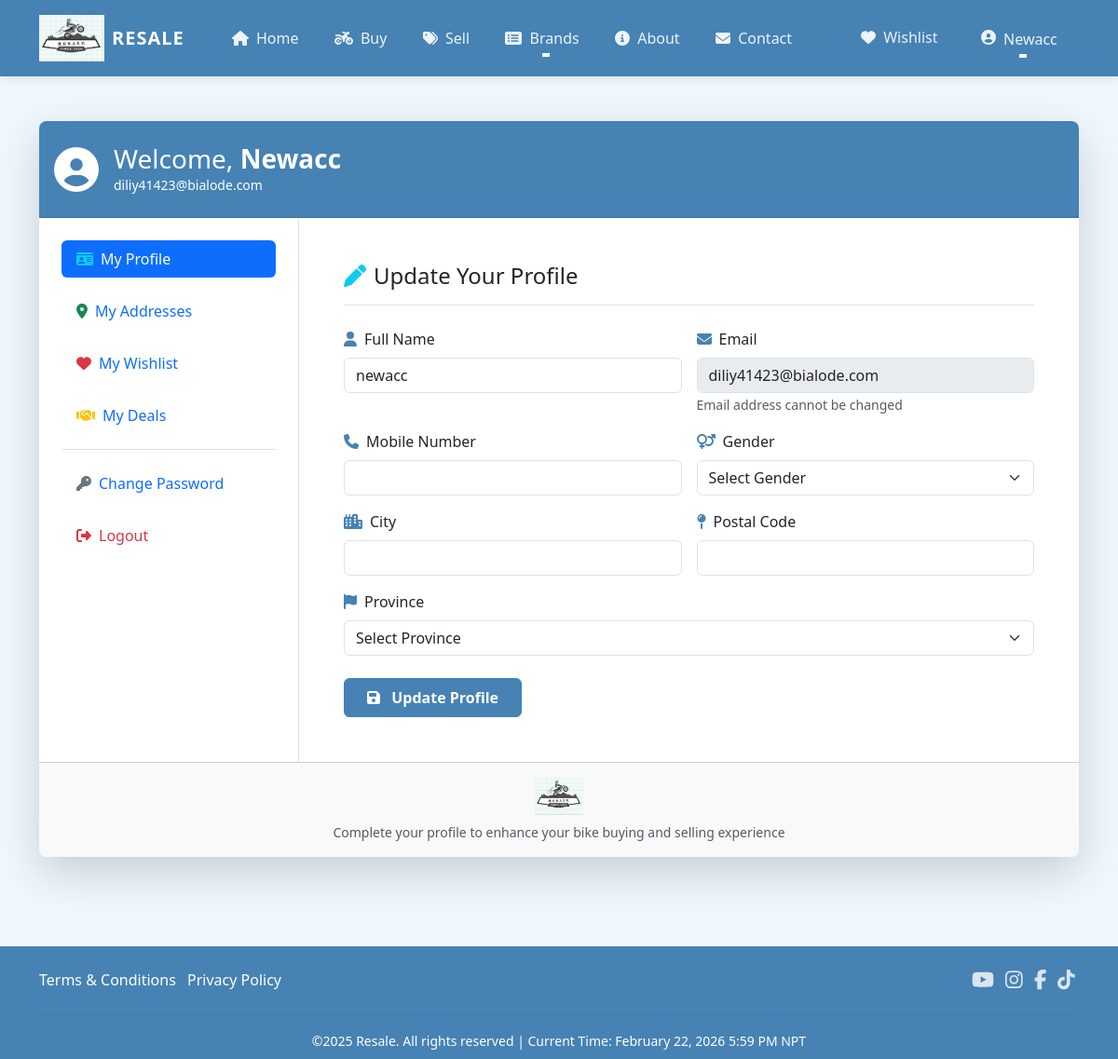
/profile/ (signed in), run on the app's committed database.
### proj/models.py (models this page shows, shortened)
class Customer(models.Model):
    user = models.ForeignKey(
        User,
        on_delete=models.CASCADE,
        related_name='customers'
    )
    name = models.CharField(
        max_length=200,
        verbose_name='Full Name'
    )
    gender = models.CharField(
        max_length=10,
        choices=GENDER_CHOICES,
        default='',
        verbose_name='Gender'
    )
    city = models.CharField(
        max_length=50,
        verbose_name='City'
    )
    state = models.CharField(
        choices=STATE_CHOICES,
        max_length=100,
        verbose_name='Province'
    )
    mobile = models.CharField(
        max_length=10,
        validators=[MinLengthValidator(10)],
        verbose_name='Mobile Number'
    )
    zipcode = models.CharField(
        max_length=10,
        verbose_name='Postal Code'
    )
    class Meta:
        verbose_name = 'Customer'
        verbose_name_plural = 'Customers'
        ordering = ['name']

### proj/views.py (the view, shortened to what this page needs)
# urls.py: path('profile/',views.ProfileView.as_view(),name='profile'),
@method_decorator(login_required, name='dispatch')
class ProfileView(View):
    def get(self, request):
        existing_profile = Customer.objects.filter(user=request.user).first()
        if existing_profile:
            form = CustomerProfileForm(instance=existing_profile)
            has_profile = True
        else:
            form = CustomerProfileForm(initial={
                'name': request.user.get_full_name() or request.user.username,
                'email': request.user.email
            })
            has_profile = False
        return render(request, 'proj/profile.html', {'form': form, 'has_profile': has_profile})

### proj/forms.py (shortened to what this page needs)
class CustomerProfileForm(forms.ModelForm):
    email = forms.EmailField(
        required=False,
        disabled=True,
        widget=forms.EmailInput(attrs={'class': 'form-control'})
    )
    class Meta:
        model = Customer
        fields = ['name', 'gender', 'city', 'state', 'mobile', 'zipcode']
        widgets = {
            'name': forms.TextInput(attrs={'class': 'form-control'}),
            'gender': forms.Select(attrs={'class': 'form-select'}),
            'city': forms.TextInput(attrs={'class': 'form-control'}),
            'state': forms.Select(attrs={'class': 'form-select'}),
            'mobile': forms.TextInput(attrs={'class': 'form-control'}),
            'zipcode': forms.TextInput(attrs={'class': 'form-control'}),
        }
    def __init__(self, *args, **kwargs):
        super().__init__(*args, **kwargs)
        if self.instance and hasattr(self.instance, 'user') and self.instance.user:
            self.fields['email'].initial = self.instance.user.email

### proj/context_processors.py (called while the page is built)
def timezone_context(request):
    nepal_timezone = pytz.timezone('Asia/Kathmandu')
    current_time = datetime.datetime.now(nepal_timezone)
    return {
        'nepal_time': current_time,
        'timezone_name': 'Nepal Standard Time (UTC+5:45)',
        'timezone_short': 'NPT',
    }

### proj/templates/proj/profile.html (shortened to what this page needs)
{% extends 'proj/base.html' %}
{% load static %}
{% block main-content %}
<div class="container py-5">
    <div class="row justify-content-center">
        <div class="col-lg-12">
            <div class="card border-0 shadow-lg rounded-3 overflow-hidden">
                <div class="card-header bg-primary text-white py-4">
                    <div class="d-flex align-items-center">
                        <div class="profile-icon me-3">
                            <i class="fas fa-user-circle fa-3x"></i>
                        </div>
                        <div>
                            <h3 class="mb-0">Welcome, <span class="text-capitalize fw-bold">{{request.user}}</span></h3>
                            <p class="mb-0 small">{{ request.user.email }}</p>
                        </div>
                    </div>
                </div>
                <div class="card-body p-0">
                    <div class="row g-0">
                        <div class="col-md-3 border-end">
                            <div class="nav flex-column nav-pills p-4" role="tablist">
                                <a class="nav-link active mb-3 d-flex align-items-center" href="{% url 'main:profile' %}">
                                    <i class="fas fa-id-card text-info me-2"></i> My Profile
                                </a>
                                <a class="nav-link mb-3 d-flex align-items-center" href="{% url 'main:address' %}">
                                    <i class="fas fa-map-marker-alt text-success me-2"></i> My Addresses
                                </a>
                                <a class="nav-link mb-3 d-flex align-items-center" href="{% url 'main:wishlist' %}">
                                    <i class="fas fa-heart text-danger me-2"></i> My Wishlist
                                </a>
                                <a class="nav-link mb-3 d-flex align-items-center" href="{% url 'main:my_deals' %}">
                                    <i class="fas fa-handshake text-warning me-2"></i> My Deals
                                </a>
                                <div class="mt-auto border-top pt-3 mt-3">
                                    <a class="nav-link mb-3 d-flex align-items-center" href="{% url 'main:passwordchange' %}">
                                        <i class="fas fa-key text-secondary me-2"></i> Change Password
                                    </a>
                                    <form method="post" action="{% url 'main:logout' %}" style="display: inline;">
                                        <button type="submit" class="nav-link text-danger border-0 bg-transparent w-100 text-start d-flex align-items-center">
                                            <i class="fas fa-sign-out-alt me-2"></i> Logout
                                        </button>
                                    </form>
                                </div>
                            </div>
                        </div>
                        <div class="col-md-9">
                            <div class="p-4 p-md-5">
                                <h4 class="mb-4 border-bottom pb-3">
                                    {% if has_profile %}
                                    <i class="fas fa-pen text-info me-2"></i>Update Your Profile
                                    {% else %}
                                    <i class="fas fa-plus-circle text-info me-2"></i>Create Your Profile
                                    {% endif %}
                                </h4>
                                <form method="post" class="row g-3">
                                    <div class="col-md-6">
                                        <label for="{{ form.name.id_for_label }}" class="form-label"><i class="fas fa-user text-primary me-2"></i>{{ form.name.label }}</label>
                                        {{ form.name }}
                                    </div>
                                    <div class="col-md-6">
                                        <label for="{{ form.email.id_for_label }}" class="form-label"><i class="fas fa-envelope text-primary me-2"></i>Email</label>
                                        {{ form.email }}
                                        <small class="form-text text-muted">Email address cannot be changed</small>
                                    </div>
                                    <div class="col-md-6">
                                        <label for="{{ form.mobile.id_for_label }}" class="form-label"><i class="fas fa-phone text-primary me-2"></i>{{ form.mobile.label }}</label>
                                        {{ form.mobile }}
                                    </div>
                                    <div class="col-md-6">
                                        <label for="{{ form.gender.id_for_label }}" class="form-label"><i class="fas fa-venus-mars text-primary me-2"></i>{{ form.gender.label }}</label>
                                        {{ form.gender }}
                                    </div>
                                    <div class="col-md-6">
                                        <label for="{{ form.city.id_for_label }}" class="form-label"><i class="fas fa-city text-primary me-2"></i>{{ form.city.label }}</label>
                                        {{ form.city }}
                                    </div>
                                    <div class="col-md-6">
                                        <label for="{{ form.zipcode.id_for_label }}" class="form-label"><i class="fas fa-map-pin text-primary me-2"></i>{{ form.zipcode.label }}</label>
                                        {{ form.zipcode }}
                                    </div>
                                    <div class="col-md-12">
                                        <label for="{{ form.state.id_for_label }}" class="form-label"><i class="fas fa-flag text-primary me-2"></i>{{ form.state.label }}</label>
                                        {{ form.state }}
                                    </div>
                                    <div class="col-12 mt-4">
                                        <button type="submit" class="btn btn-primary py-2 px-4 fw-bold">
                                            <i class="fas fa-save me-2"></i>
                                            {% if has_profile %}Update Profile{% else %}Save Profile{% endif %}
                                        </button>
                                    </div>
                                </form>
                            </div>
                        </div>
                    </div>
                </div>
                <div class="card-footer bg-light py-3 text-center">
                    <img src="{% static 'proj/images/logo.png' %}" alt="Resale Logo" height="40">
                    <p class="text-muted mb-0 small mt-2">Complete your profile to enhance your bike buying and selling experience</p>
                </div>
            </div>
        </div>
    </div>
</div>
{% endblock main-content %}

### proj/templates/proj/base.html (shortened to what this page needs)
<!DOCTYPE html>
{% load static %}
<html lang="en">
<head>
    <link href="https://cdn.jsdelivr.net/npm/bootstrap@5.3.5/dist/css/bootstrap.min.css" rel="stylesheet">
    <link rel="stylesheet" href="{% static 'proj/css/owl.carousel.min.css'%}"/>
    <link rel="stylesheet" href="{% static 'proj/css/all.min.css'%}"/>
    <link rel="stylesheet" href="{% static 'proj/css/style.css'%}"/>
</head>
<body>
  <nav class="navbar navbar-expand-lg navbar-dark bg-primary shadow-sm sticky-top">
    <div class="container">
      <a class="navbar-brand d-flex align-items-center" href="/">
        <img src="{%static 'proj/images/logo.png'%}" width="70" height="50" class="me-2"/>
        <span class="fw-bold d-none d-sm-inline">RESALE</span>
      </a>
      <div class="collapse navbar-collapse" id="navbarSupportedContent">
        <ul class="navbar-nav mx-auto mb-2 mb-lg-0">
          {% if request.user.is_authenticated %}
          <li class="nav-item">
            <a class="nav-link nav-item-hover px-3" href="/"><i class="fas fa-home me-1"></i> Home</a>
          </li>
          <li class="nav-item">
            <a class="nav-link nav-item-hover px-3" href="{% url 'main:buy_bikes' %}"><i class="fas fa-motorcycle me-1"></i> Buy</a>
          </li>
          <li class="nav-item">
            <a class="nav-link nav-item-hover px-3" href="{% url 'main:sell_bike' %}"><i class="fas fa-tags me-1"></i> Sell</a>
          </li>
          <li class="nav-item dropdown">
            <a class="nav-link dropdown-toggle nav-item-hover px-3" href="#" role="button" data-bs-toggle="dropdown" aria-expanded="false">
              <i class="fas fa-list-alt me-1"></i> Brands
            </a>
          </li>
          <li class="nav-item">
            <a class="nav-link nav-item-hover px-3" href="{% url 'main:about' %}"><i class="fas fa-info-circle me-1"></i> About</a>
          </li>
          <li class="nav-item">
            <a class="nav-link nav-item-hover px-3" href="{% url 'main:contact' %}"><i class="fas fa-envelope me-1"></i> Contact</a>
          </li>
          {% endif %}
        </ul>
        <ul class="navbar-nav ms-auto mb-2 mb-lg-0">
          {% if request.user.is_authenticated %}
          <li class="nav-item mx-1">
            {% with request.user.wishlist_set.count as wishlist_count %}
              <a href="{% url 'main:wishlist' %}" class="nav-link nav-item-hover px-3 position-relative">
                <i class="fas fa-heart me-1"></i> Wishlist
              </a>
            {% endwith %}
          </li>
          <li class="nav-item dropdown mx-1">
            <a class="nav-link dropdown-toggle nav-item-hover px-3" href="#" id="profileDropdown" role="button" data-bs-toggle="dropdown"
            aria-expanded="false">
              <i class="fas fa-user-circle me-1"></i>
              <span class="text-capitalize">{% if request.user.customers.first.name %}{{ request.user.customers.first.name }}{% else %}{{ request.user.username }}{% endif %}</span>
            </a>
          </li>
          {% endif %}
      </ul>
    </div>
  </nav>
  {% block main-content %}{% endblock main-content %}
  <footer class="footer-green mt-5 pt-4 pb-2 bg-primary text-white">
    <div class="container">
      <div class="row align-items-center">
        <div class="col-md-8 mb-3 mb-md-0">
          <ul class="list-inline mb-2">
            <li class="list-inline-item"><a href="{% url 'main:terms' %}" class="footer-link">Terms & Conditions</a></li>
            <li class="list-inline-item"><a href="{% url 'main:privacy' %}" class="footer-link">Privacy Policy</a></li>
          </ul>
        </div>
        <div class="col-md-4 text-md-end">
          <ul class="list-inline mb-2">
            <li class="list-inline-item mx-1"><a href="https://www.youtube.com/" target="_blank" class="footer-social"><i class="fab fa-youtube fa-lg"></i></a></li>
            <li class="list-inline-item mx-1"><a href="https://www.instagram.com/" target="_blank" class="footer-social"><i class="fab fa-instagram fa-lg"></i></a></li>
            <li class="list-inline-item mx-1"><a href="https://www.facebook.com/" target="_blank" class="footer-social"><i class="fab fa-facebook-f fa-lg"></i></a></li>
            <li class="list-inline-item mx-1"><a href="https://www.tiktok.com/" target="_blank" class="footer-social"><i class="fab fa-tiktok fa-lg"></i></a></li>
          </ul>
        </div>
      </div>
      <hr style="border-color: #366488;">
      <div class="row">
        <div class="col-12 text-center">
          <small>&copy;2025 Resale. All rights reserved | Current Time: {{ nepal_time|date:"F j, Y" }} {{ nepal_time|time:"g:i A" }} {{ timezone_short }}</small>
        </div>
      </div>
    </div>
  </footer>
</body>
</html>

### proj/templates/proj/base.html (style rules this page uses)
:root { --bs-primary: #4682B4; --bs-primary-rgb: 70, 130, 180; }
.bg-primary { background-color: var(--bs-primary) !important; }
.text-primary { color: var(--bs-primary) !important; }
.btn-primary { background-color: var(--bs-primary); border-color: var(--bs-primary); }
.nav-item-hover { color: rgba(255, 255, 255, 0.9) !important; transition: all 0.3s ease; }
.navbar-nav .nav-item .nav-link .text-capitalize { max-width: 120px; white-space: nowrap; overflow: hidden; text-overflow: ellipsis; display: inline-block; vertical-align: middle; }
.footer-green { background: var(--bs-primary) !important; }
.footer-green hr { border-color: #366488; }
.navbar { padding-top: 0.7rem; padding-bottom: 0.7rem; box-shadow: 0 2px 10px rgba(0,0,0,0.1) !important; }
.navbar-brand { font-weight: 700; letter-spacing: 1px; }
.nav-item-hover { position: relative; margin: 0 0.2rem; transition: all 0.3s ease; border-radius: 5px; }
.nav-item-hover::after { content: ''; position: absolute; width: 0; height: 2px; background: #fff; bottom: 0; left: 50%; transform: translateX(-50%); transition: width 0.3s; }
.footer-green { background: var(--bs-primary) !important; color: #fff; }
.footer-link { color: #fff; text-decoration: none; transition: color 0.2s ease; }
.footer-social { color: #fff; opacity: 0.8; transition: opacity 0.2s ease; }
body { background-color: #f0f8ff; }

### proj/templates/proj/profile.html (style rules this page uses)
.card { transition: transform 0.3s; }
.nav-link { transition: all 0.3s; border-radius: 8px; }
.nav-link:hover, .nav-link.active { background-color: var(--bs-primary); color: white; }

### data on the page
Customer: name "newacc", gender "Select Gender", state "Select Province"

### other printed values
{{ request.user.customers.first.name }} "Newacc"
{{ request.user }} "Newacc"
{{ request.user.email }} "diliy41423@bialode.com"
{{ timezone_short }} "NPT"
